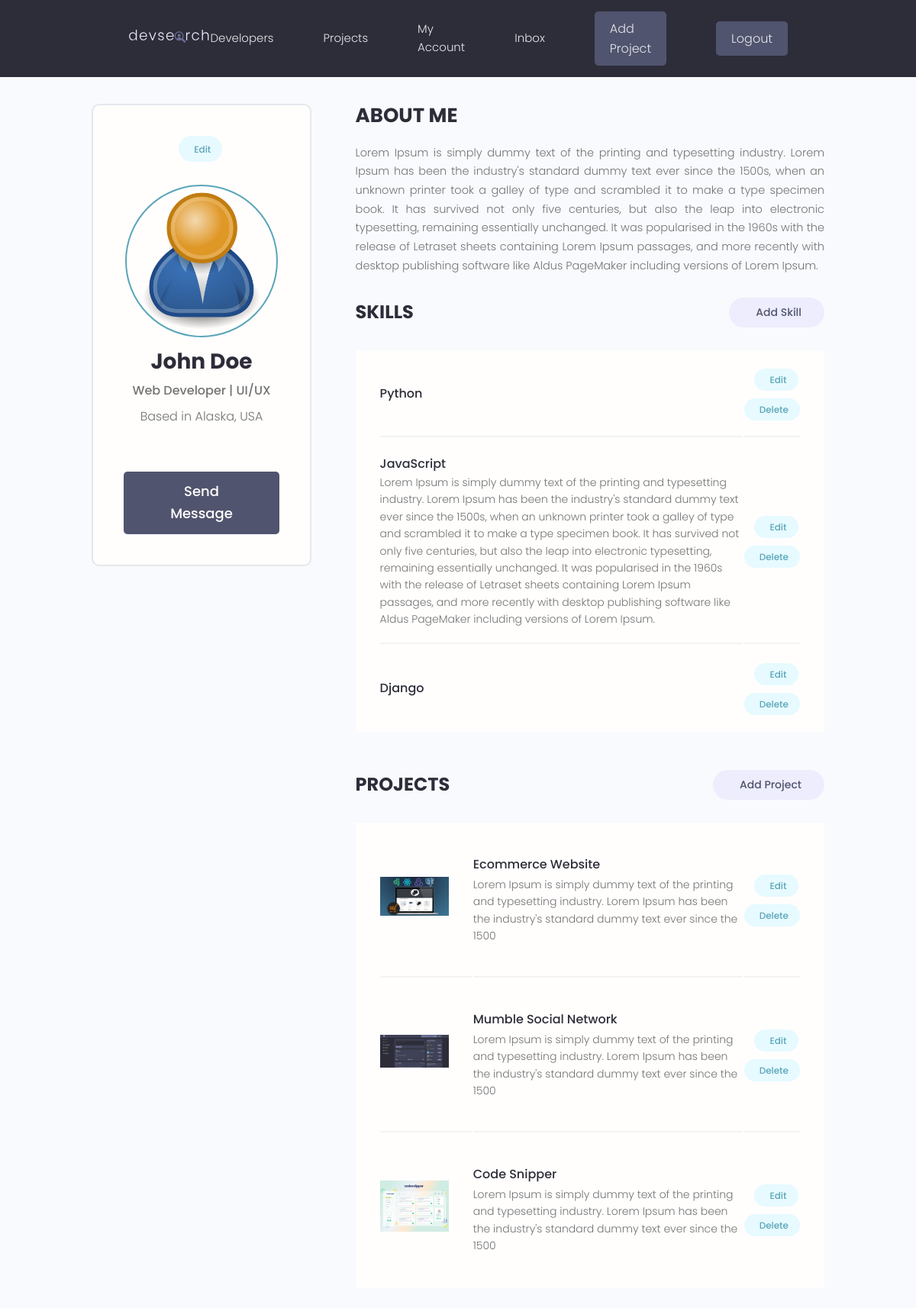
/account/ (signed in), run on the app's committed database.
### users/models.py (models this page shows, shortened)
class Profile(models.Model):
    user = models.OneToOneField(User, on_delete=models.CASCADE, null=True, blank=True)
    name = models.CharField(max_length=200, blank=True, null=True)
    username = models.CharField(max_length=200, blank=True, null=True)
    location = models.CharField(max_length=200, blank=True, null=True)
    email = models.EmailField(max_length=500, blank=True, null=True)
    short_intro = models.CharField(max_length=200, blank=True, null=True)
    bio = models.TextField(blank=True, null=True)
    profile_image = models.ImageField(null=True, blank=True, upload_to='profiles/', default='profiles/user-default.png')
    social_github = models.CharField(max_length=200, blank=True, null=True)
    social_twitter = models.CharField(max_length=200, blank=True, null=True)
    social_linkedin = models.CharField(max_length=200, blank=True, null=True)
    social_youtube = models.CharField(max_length=200, blank=True, null=True)
    social_website = models.CharField(max_length=200, blank=True, null=True)
    created = models.DateTimeField(auto_now_add=True)
    id = models.UUIDField(default=uuid.uuid4, unique=True, primary_key=True, editable=False)
    class Meta:
        ordering = ['created']
    @property
    def imageURL(self):
        try:
            url = self.profile_image.url
        except:
            url = ''
        return url

class Skill(models.Model):
    owner = models.ForeignKey(Profile, on_delete=models.CASCADE, null=True, blank=True)
    name = models.CharField(max_length=200, blank=True, null=True)
    description = models.TextField(null=True, blank=True)
    created = models.DateTimeField(auto_now_add=True)
    id = models.UUIDField(default=uuid.uuid4, unique=True, primary_key=True, editable=False)

### projects/models.py (models this page shows, shortened)
class Project(models.Model):
    owner = models.ForeignKey(Profile, null=True, blank=True, on_delete=models.CASCADE)
    title = models.CharField(max_length=200)
    description = models.TextField(null=True, blank=True)
    featured_image = models.ImageField(null=True, blank=True, default="default.jpg")
    demo_link = models.CharField(max_length=2000,null=True, blank=True)
    source_link = models.CharField(max_length=2000,null=True, blank=True)
    tags = models.ManyToManyField('Tag', blank=True)
    vote_total = models.IntegerField(default=0, null=True, blank=True)
    vote_ratio = models.IntegerField(default=0, null=True, blank=True)
    created = models.DateTimeField(auto_now_add=True)
    id = models.UUIDField(default=uuid.uuid4, unique=True, primary_key=True, editable=False)
    class Meta:
        ordering = ['-vote_ratio', '-vote_total', 'title']
    @property
    def imageURL(self):
        try:
            url = self.featured_image.url
        except:
            url = ''
        return url

### users/views.py (the view)
# urls.py: path('account/', views.userAccount, name="account"),
@login_required(login_url='login')
def userAccount(request):
    profile = request.user.profile
    skills = profile.skill_set.all()
    projects = profile.project_set.all()
    context={'profile': profile, 'skills':skills, 'projects': projects}
    return render(request, 'users/account.html',context)

### users/templates/users/account.html (shortened to what this page needs)
{% extends 'main.html' %}
{% block content %}
  <main class="settingsPage profile my-md">
    <div class="container">
      <div class="layout">
        <div class="column column--1of3">
          <div class="card text-center">
            <div class="card__body dev">
              <a class="tag tag--pill tag--main settings__btn" href="{% url 'edit-account' %}"> Edit</a>
              <img class="avatar avatar--xl dev__avatar" src="{{ profile.imageURL }}" />
              <h2 class="dev__name">{{profile.name}}</h2>
              <p class="dev__title">{{profile.short_intro}}</p>
              <p class="dev__location">Based in {{profile.location}}</p>
              <a href="#" class="btn btn--sub btn--lg">Send Message </a>
            </div>
          </div>
        </div>
        <div class="column column--2of3">
          <div class="devInfo">
            <h3 class="devInfo__title">About Me</h3>
            <p class="devInfo__about">
              {{profile.bio}}
            </p>
          </div>
          <div class="settings">
            <h3 class="settings__title">Skills</h3>
            <a class="tag tag--pill tag--sub settings__btn tag--lg" href="{% url 'create-skill' %}"> Add Skill</a>
          </div>
          <table class="settings__table">
            {% for skill in skills %}
            <tr>
              <td class="settings__tableInfo">
                <h4>{{skill.name}}</h4>
                <p>
                  {{skill.description}}
                </p>
              </td>
              <td class="settings__tableActions">
                <a class="tag tag--pill tag--main settings__btn" href="{% url 'update-skill' skill.id %}"> Edit</a>
                <a class="tag tag--pill tag--main settings__btn" href="{% url 'delete-skill' skill.id %}?next=/account">
                  Delete</a>
              </td>
            </tr>
            {% endfor %}
          </table>
          <div class="settings">
            <h3 class="settings__title">Projects</h3>
            <a class="tag tag--pill tag--sub settings__btn tag--lg" href="{% url 'create-project' %}"> Add Project</a>
          </div>
          <table class="settings__table">
            {% for project in projects %}
            <tr>
              <td class="settings__thumbnail">
                <a href="{% url 'project' project.id %}"><img src="{{ project.imageURL }}" alt="Project Thumbnail" /></a>
              </td>
              <td class="settings__tableInfo">
                <a href="{% url 'project' project.id %}">{{project.title}}</a>
                <p>
                  {{ project.description | slice:"150" }}
                </p>
              </td>
              <td class="settings__tableActions">
                <a class="tag tag--pill tag--main settings__btn" href="{% url 'update-project' project.id %}"> Edit</a>
                <a class="tag tag--pill tag--main settings__btn" href="{% url 'delete-project' project.id %}?next=/account">
                  Delete</a>
              </td>
            </tr>
            {% endfor %}
          </table>
        </div>
      </div>
    </div>
  </main>
{% endblock %}

### static/styles/app.css (style rules this page uses)
:root { --color-sub: #2d2d39; }
.btn--sub { background-color: var(--color-sub-light); }
.card { border: 2px solid var(--color-light); }
img { width: 100%; }
.profile .card > .dev { padding: 4rem; }
.dev__avatar { display: block; margin: auto; }
.dev__name { color: var(--color-sub); font-size: 2.8rem; font-weight: 700; margin-top: 1rem; margin-bottom: 0.5rem; }
.dev__title { font-size: 1.6rem; font-weight: 500; line-height: 1.3; }
.dev__location { margin-top: 1rem; }
.devInfo { margin-bottom: 3rem; }
.devInfo__title, .devInfo__subtitle { font-size: 2.6rem; color: var(--color-sub); text-transform: uppercase; font-weight: 700; margin-bottom: 1.5rem; }
.devInfo__about, .devSkill__info { font-size: 1.45rem; line-height: 1.7; text-align: justify; }
.settingsPage .dev > .settings__btn { display: inline-block; margin-bottom: 3rem; }
.settings { display: flex; justify-content: space-between; align-items: center; }
.settings__title { font-size: 2.4rem; text-transform: uppercase; font-weight: 700; color: var(--color-sub); }
.settings__table { margin-top: 3rem; margin-bottom: 5rem; padding: 0 3rem; background: var(--color-white); }
.settings__table tr { width: 100%; }
.settings__table tr > td { padding: 2rem 0; }
.settings__table tr:not(:last-child) td { border-bottom: 2px solid var(--color-white-light); }
.settings__thumbnail { width: 23%; min-width: 10rem; }
.settings__thumbnail img { padding-right: 3rem; height: 15rem; object-fit: contain; }
.settings__tableInfo { width: 100%; }
.settings__tableInfo h4, .settings__tableInfo a { padding-right: 1rem; width: auto; font-size: 1.6rem; font-weight: 500; color: var(--color-sub); }
.settings__tableInfo p { font-size: 1.4rem; }
.settings__tableActions { text-align: right; }

### static/uikit/styles/modules/_variables.css (style rules this page uses)
:root { --color-main: #5aa5b9; --color-main-light: #e6faff; --color-sub: #3f4156; --color-sub-light: #51546e; --color-sub-lighter: #ededfd; --color-text: #737373; --color-gray: #8b8b8b; --color-light: #e5e7eb; --color-light-gray: #767676; --color-bg: #f8fafd; --color-white: #fffefd; --color-white-light: #f3f3f3; --color-success: #359e64; --color-success-bg: #def8e8; --color-error: #fc4b0b; --color-error-bg: #fff2ee; --font-base: 'Poppins', arial, helvetica, 'Segoe UI', roboto, ubuntu, sans-serif; --font-monospace: 'Fira Code', 'Courier New', courier, monospace; --font-regular: 300; --font-medium: 500; --font-bold: 700; --generic-shadow: 1px 1px 5px #00000010; --generic-transition: all 0.3s ease-in-out; }

### static/uikit/styles/modules/_base.css (style rules this page uses)
* { margin: 0; padding: 0; box-sizing: border-box; text-rendering: optimizeLegibility; color: inherit; font-size: inherit; }
html { font-size: 50%; }
@media only screen and (min-width: 480px) { html { font-size: 56.25%; } }
@media only screen and (min-width: 1200px) { html { font-size: 62.5%; } }
body { line-height: 1.6; font-weight: 400; font-size: 1.5rem; color: var(--color-text); background-color: var(--color-bg); min-height: 100vh; }

### static/uikit/styles/modules/_typography.css (style rules this page uses)
* { font-family: var(--font-base); }
h2 { font-size: 3.6rem; font-weight: var(--font-bold); }
h3 { font-size: 3.2rem; font-weight: var(--font-medium); }
h4 { font-size: 2.8rem; font-weight: var(--font-medium); }
p, span, strong { font-size: 1.6rem; color: var(--color-text); font-weight: var(--font-regular); }
a { padding-bottom: 2px; text-decoration: none; display: inline-block; color: var(--color-main); font-weight: var(--font-medium); }

### static/uikit/styles/modules/_utilities.css (style rules this page uses)
.container { width: 92%; max-width: 165rem; margin: 0 auto; box-sizing: border-box; }
@media screen and (min-width: 1000px) { .container { width: 90%; } }
@media screen and (min-width: 1200px) { .container { width: 80%; } }
.text-center { text-align: center; }
.my-md { margin: 3rem auto; }

### static/uikit/styles/modules/_avatar.css (style rules this page uses)
.avatar { border-radius: 50%; border: 2px solid var(--color-main); object-fit: cover; }
.avatar--xl { height: 20rem; width: 20rem; }

### static/uikit/styles/modules/_button.css (style rules this page uses)
.btn { display: inline-block; position: relative; cursor: pointer; background-color: var(--color-light); font-weight: var(--font-medium); color: var(--color-sub); text-decoration: none; padding: 1rem 2rem; border-radius: 0.5rem; border: none; width: -webkit-fit-content; width: -moz-fit-content; width: fit-content; height: -webkit-fit-content; height: -moz-fit-content; height: fit-content; font-size: 1.6rem; outline-width: 0; outline-color: transparent; -webkit-backface-visibility: hidden; backface-visibility: hidden; transition: all 0.3s ease-in-out; }
.btn--sub { background-color: var(--color-sub); color: var(--color-white); }
.btn--lg { font-size: 1.8rem; padding: 1.2rem 4.5rem; }

### data on the page
Profile: imageURL (placeholder picture), name "John Doe", short_intro "Web Developer | UI/UX", location "Alaska, USA", bio "Lorem Ipsum is simply dummy text of the printing and typesetting industry. Lorem Ipsum has been the industry's standard dummy text ever since the 1500s, when an unknown printer took a galley of type and scrambled it to make a type specimen book. It has survived not only five centuries, but also the leap into electronic typesetting, remaining essentially unchanged. It was popularised in the 1960s with the release of Letraset sheets containing Lorem Ipsum passages, and more recently with desktop publishing software like Aldus PageMaker including versions of Lorem Ipsum."
Skill: name "Python"
Skill: name "JavaScript", description "Lorem Ipsum is simply dummy text of the printing and typesetting industry. Lorem Ipsum has been the industry's standard dummy text ever since the 1500s, when an unknown printer took a galley of type and scrambled it to make a type specimen book. It has survived not only five centuries, but also the leap into electronic typesetting, remaining essentially unchanged. It was popularised in the 1960s with the release of Letraset sheets containing Lorem Ipsum passages, and more recently with desktop publishing software like Aldus PageMaker including versions of Lorem Ipsum."
Skill: name "Django"
Project: imageURL (picture), title "Ecommerce Website", description "Lorem Ipsum is simply dummy text of the printing and typesetting industry. Lorem Ipsum has been the industry's standard dummy text ever since the 1500"
Project: imageURL (picture), title "Mumble Social Network", description "Lorem Ipsum is simply dummy text of the printing and typesetting industry. Lorem Ipsum has been the industry's standard dummy text ever since the 1500"
Project: imageURL (picture), title "Code Snipper", description "Lorem Ipsum is simply dummy text of the printing and typesetting industry. Lorem Ipsum has been the industry's standard dummy text ever since the 1500"
